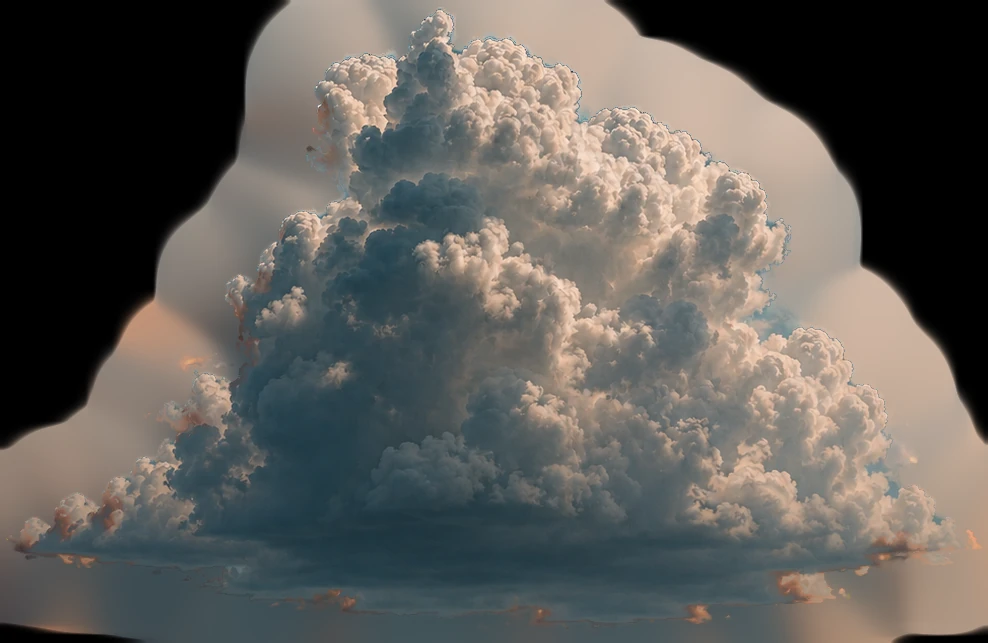
#> input picture assets/clouds.webp, 988 x 643 px
$ python clouds.py ../assets/clouds.webp ../assets/clouds.webp
#> lines starting #> are read from the running program, lines starting #| are printed output that depends on the picture; after the words box and inside, x2 and y2 are one past the last pixel; in counts of white or black regions, pixels touching at a corner belong together
"""Cut the cloud out of a sky photo -> assets/clouds.webp (transparent background).

    python3 tools/clouds.py photo.png assets/clouds.webp

1. Fit a smooth 2D polynomial to the sky (iteratively ignoring the cloud) to know the sky colour
   behind every pixel.
2. Alpha comes from how far each pixel is from that sky colour: a solid core (holes filled, thin
   haze streaks below the base dropped) plus a soft ramp at the edges, so wisps stay wispy.
3. Colour decontamination: F = (P - (1-a) * sky) / a removes the blue sky from the soft edges, and
   hidden pixels under alpha 0 get nearby cloud colours so filtering never pulls in a fringe.

The script also prints the sky colour per photo row: those are the gradient stops in index.html.
Needs: numpy, scipy, opencv-python, pillow.
"""
import sys
import cv2
import numpy as np
from PIL import Image
from scipy import ndimage as ndi

src, dst = sys.argv[1], sys.argv[2]
a = cv2.imread(src)[:, :, ::-1].astype(np.float32)
H, W, _ = a.shape
#> H = 643; W = 988

# 1. smooth sky model
yy, xx = np.mgrid[0:H, 0:W].astype(np.float32)
X, Y = xx / W - .5, yy / H - .5
Bm = np.stack([X**i * Y**j for i in range(5) for j in range(5 - i)], -1)
sky = np.ones((H, W), bool)
sky[int(H * .49):int(H * .91), :int(W * .98)] = False      # first guess: the cloud's box
for _ in range(6):
    m = sky[::3, ::3].ravel()
    A = Bm[::3, ::3].reshape(-1, Bm.shape[-1])[m]
    B = np.zeros_like(a)
    for c in range(3):
        coef, *_ = np.linalg.lstsq(A, a[::3, ::3, c].ravel()[m], rcond=None)
        B[:, :, c] = Bm @ coef
    d = np.sqrt(((a - B) ** 2).sum(-1))
    sky = d < 14
#> this loop made 6 passes
#> pass 1, `d = np.sqrt(((a - B) ** 2).sum(-1))`:
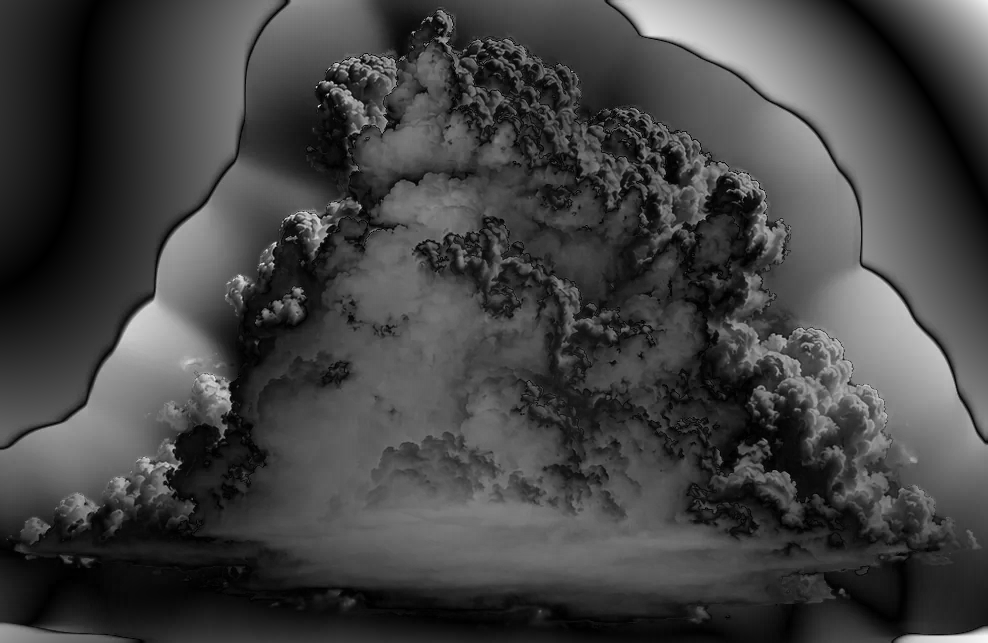
#> d: shape (643, 988) float32; min 0.0487, max 245.4, mean 66.9
#> pass 1, `sky = d < 14`:
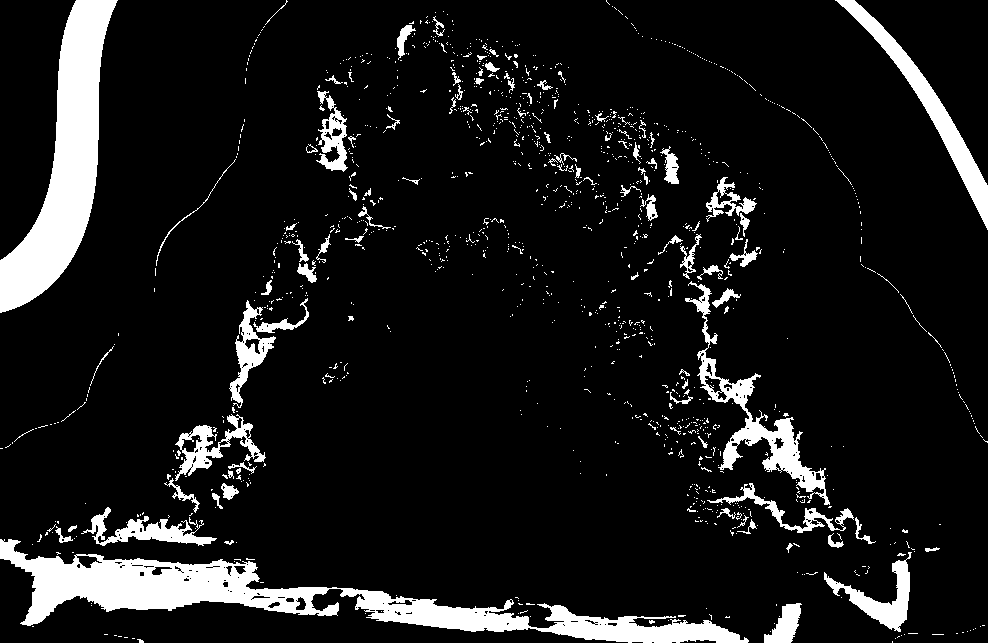
#> sky: shape (643, 988) bool; 10.1% white; 1301 white regions (1195 under 20 px), largest, box (x1, y1, x2, y2) and area: (0, 539, 749, 643) 19887, (0, 0, 118, 313) 14420, (685, 281, 830, 505) 4556
#> after the loop:
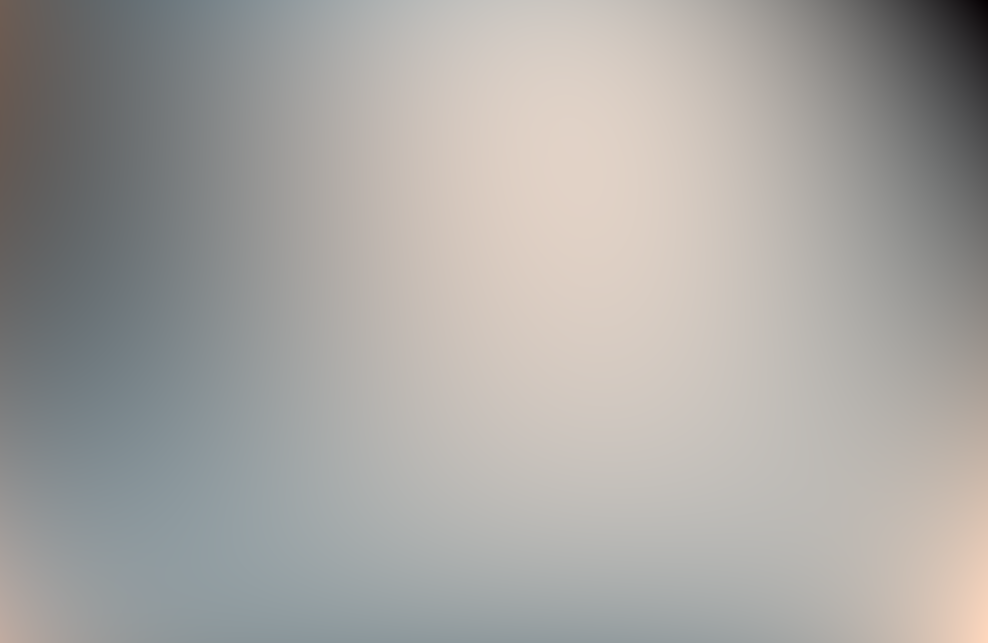
#> B: shape (643, 988, 3) float32; mean R, G, B 95.6, 92.6, 88.2; drawn with min black and max white

# 2. alpha
ell = lambda n: cv2.getStructuringElement(cv2.MORPH_ELLIPSE, (n, n))
core = cv2.morphologyEx((d > 42).astype(np.uint8), cv2.MORPH_CLOSE, ell(7))
#> core: shape (643, 988); values 0 (black) and 1 (white), 67.6% white; 103 black regions, largest, box (x1, y1, x2, y2) and area: (0, 234, 988, 643) 92420, (0, 0, 157, 369) 48598, (656, 176, 888, 565) 24191
core = ndi.binary_fill_holes(core)
#> core: shape (643, 988) bool; 75.9% white; 3 black regions, box (x1, y1, x2, y2) and area: (0, 234, 988, 643) 92420, (0, 0, 157, 369) 48598, (830, 0, 988, 247) 12186
lab, n = ndi.label(core)
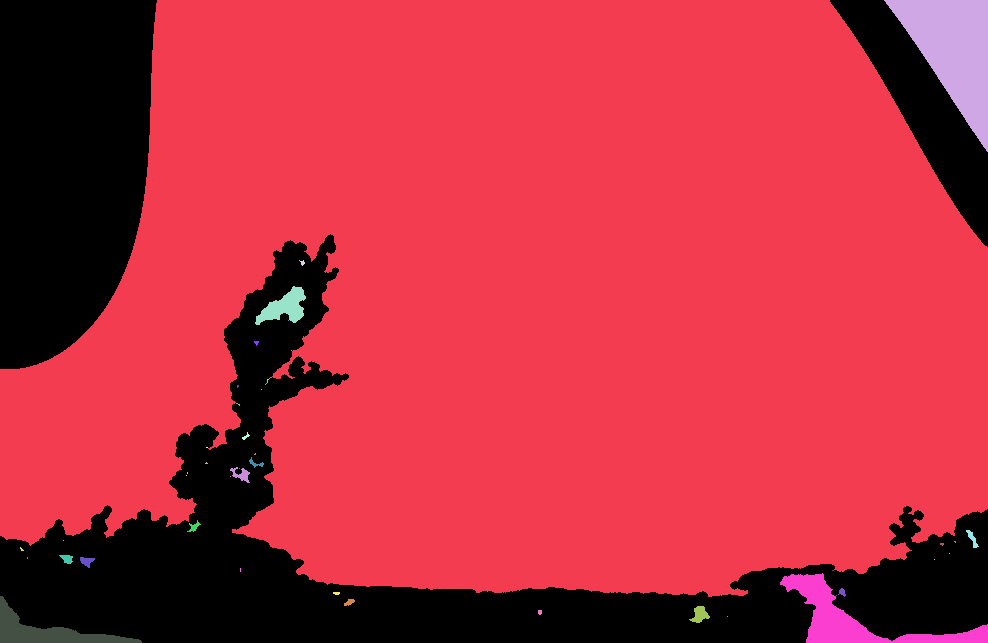
#> lab: shape (643, 988) int32; 51 distinct labels, from 0 to 50; one colour per label, 0 black
#> n = 50
areas = ndi.sum(core, lab, range(1, n + 1))
#> areas = 50 values, max 466190 at index 0, min 1 at index 2, mean 9641.6
keep = np.zeros_like(core)
for i, ar in enumerate(areas, 1):
    if ar > .15 * core.sum():
        keep |= lab == i                                       # the cloud itself, not the streaks
#> this loop made 50 passes
#> ar on passes 1 to 12: 466190, 7843, 1, 17, 983, 1, 16, 1, 2, 1, 5, 1
#> pass 1, `keep |= lab == i`:
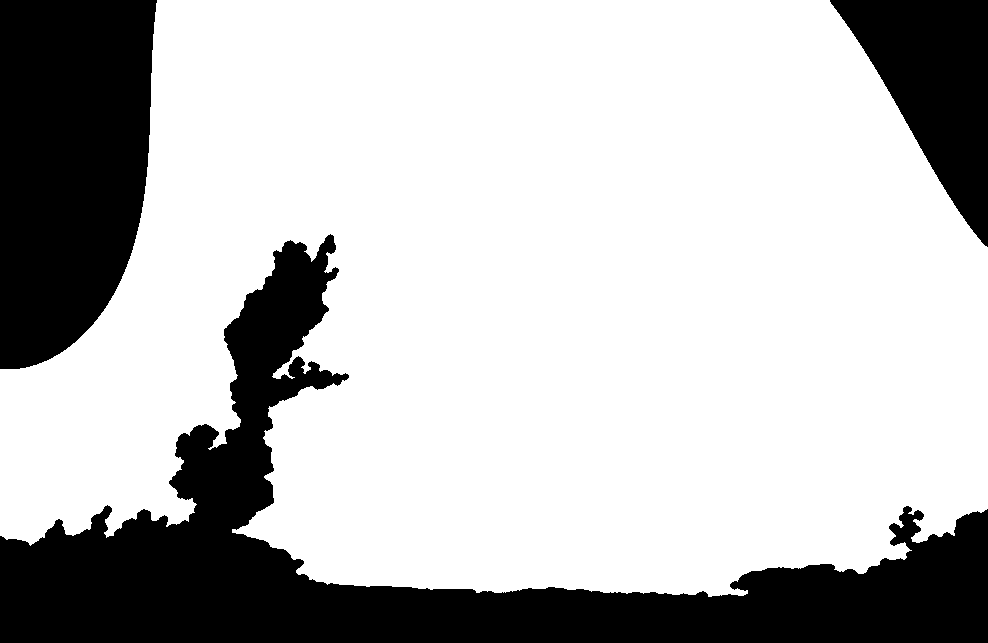
#> keep: shape (643, 988) bool; 73.4% white; 3 black regions, box (x1, y1, x2, y2) and area: (0, 234, 988, 643) 100467, (0, 0, 157, 369) 48598, (830, 0, 988, 247) 20029
core = ndi.binary_fill_holes(cv2.morphologyEx(keep.astype(np.uint8), cv2.MORPH_CLOSE, ell(15)))
#> core: shape (643, 988) bool; 73.8% white; 3 black regions, box (x1, y1, x2, y2) and area: (0, 242, 988, 643) 97750, (0, 0, 157, 369) 48598, (831, 0, 988, 245) 20019
soft = np.clip((d - 12) / (55 - 12), 0, 1)
soft = soft * soft * (3 - 2 * soft)
inner = cv2.GaussianBlur(cv2.erode(core.astype(np.uint8), ell(9)).astype(np.float32), (0, 0), 3)
zone = cv2.GaussianBlur(cv2.dilate(core.astype(np.uint8), ell(21)).astype(np.float32), (0, 0), 5)
al = np.clip(np.maximum(inner, soft) * zone, 0, 1)

# 3. decontaminate edges
aa = np.maximum(al, 1e-3)[..., None]
F = np.clip((a - (1 - aa) * B) / aa, 0, 255)
def spread(img, mask, sigma):
#> called with sigma = 6
    num = cv2.GaussianBlur(img * mask[..., None], (0, 0), sigma)
    den = cv2.GaussianBlur(mask, (0, 0), sigma)[..., None]
#> mask: shape (643, 988) float32; values 0 (black) and 1 (white), 75.9% white; 29 black regions (25 under 20 px), largest, box (x1, y1, x2, y2) and area: (0, 240, 988, 643) 90187, (0, 0, 147, 360) 44558, (837, 0, 988, 235) 18122, (304, 370, 336, 388) 264
    return num / np.maximum(den, 1e-5), den
Fb, den = spread(F, (al > .35).astype(np.float32), 6)
w = np.clip((al - .15) / .35, 0, 1)[..., None]
F = np.where(den > 1e-3, w * F + (1 - w) * Fb, F)
fill, _ = spread(F, (al > .3).astype(np.float32), 18)
#> in spread (call 2), `den = cv2.GaussianBlur(mask, (0, 0), sigma)[..., None]`: mask: shape (643, 988) float32; values 0 (black) and 1 (white), 76.2% white; 25 black regions (20 under 20 px), largest, box (x1, y1, x2, y2) and area: (0, 241, 988, 643) 88965, (0, 0, 146, 359) 44184, (838, 0, 988, 234) 17920, (316, 370, 335, 387) 184, (306, 376, 316, 382) 32
w = np.clip(al / .08, 0, 1)[..., None]
F = np.clip(w * F + (1 - w) * fill, 0, 255)
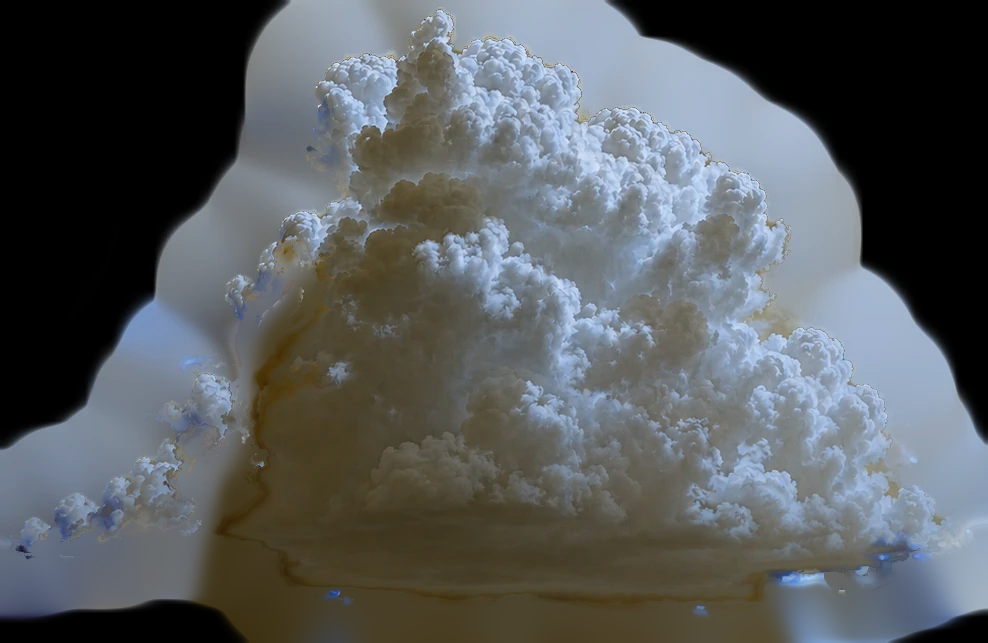
#> F: shape (643, 988, 3) float32; mean of channels 0, 1, 2 92.8, 90.6, 86.6; drawn as B, G, R

# crop to the cloud and save
ys, xs = np.where(al > .01)
pad = 6
y0, x0 = max(0, ys.min() - pad), max(0, xs.min() - pad)
#> y0 = 0; x0 = 0
y1, x1 = min(H, ys.max() + 1 + pad), min(W, xs.max() + 1 + pad)
#> y1 = 624; x1 = 988
rgba = np.dstack([F, al * 255]).astype(np.uint8)[y0:y1, x0:x1]
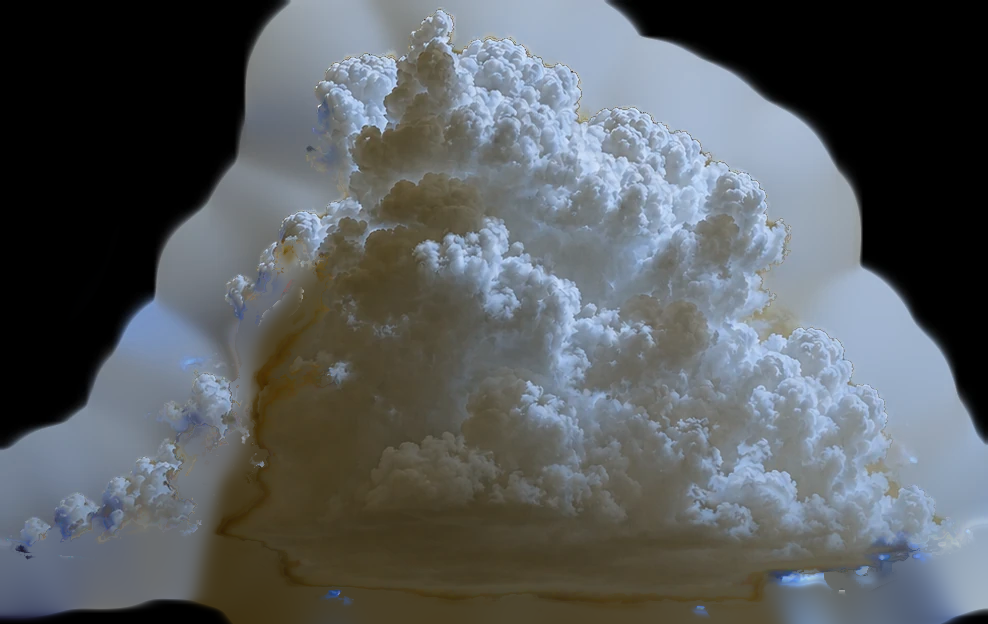
#> rgba: shape (624, 988, 4); mean of channels 0, 1, 2, 3 94.2, 91.7, 87.5, 197; drawn as B, G, R
Image.fromarray(rgba).save(dst, quality=90, method=6, exact=True)
print(f"saved {dst}: {x1 - x0}x{y1 - y0}, first photo row {y0}")
#| saved ../assets/clouds.webp: 988x624, first photo row 0
print("sky colour by photo row (centre column):")
for y in (0, 400, y0, 1050, 1300, 1420, H - 1):
    if y < H:
        print(f"  {y:5d}", tuple(int(v) for v in B[y, W // 2]))
#> this loop made 7 passes
#> y on passes 2 to 7: 400, 0, 1050, 1300, 1420, 642
#|       0 (138, 135, 129)
#|     400 (146, 134, 124)
#|       0 (138, 135, 129)
#|     642 (62, 75, 80)

$ run again, with assets/cloud_small.webp copied over assets/clouds.webp
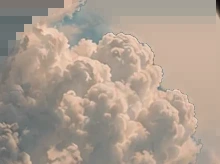
#> input picture assets/cloud_small.webp, 220 x 164 px
#> `lab, n = ndi.label(core)`:
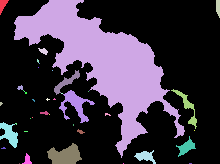
#> lab: shape (164, 220) int32; 43 distinct labels, from 0 to 42; one colour per label, 0 black
#> n = 42
#> areas = 42 values, max 8802 at index 1, min 1 at index 5, mean 262.5
#> the loop `for i, ar in enumerate(areas, 1):` made 42 passes
#> ar on passes 1 to 8: 69, 8802, 60, 40, 6, 1, 1, 1
#> mask: shape (164, 220) float32; values 0 (black) and 1 (white), 28.1% white; 45 white regions (40 under 20 px), largest, box (x1, y1, x2, y2) and area: (9, 0, 185, 159) 9825, (159, 119, 172, 133) 58, (175, 135, 192, 148) 52, (179, 111, 184, 123) 40, (187, 117, 194, 126) 25
#> mask: shape (164, 220) float32; values 0 (black) and 1 (white), 29% white; 35 white regions (30 under 20 px), largest, box (x1, y1, x2, y2) and area: (9, 0, 185, 160) 10047, (156, 119, 175, 136) 112, (175, 135, 192, 149) 65, (179, 111, 184, 123) 41, (187, 115, 196, 126) 40
#> ys = 15283 values from 0 to 163; xs = 15283 values, max 200 at index 14308, min 0 at index 145, mean 102.6
#> y0 = 0
#> y1 = 164; x1 = 207
#> `rgba = np.dstack([F, al * 255]).astype(np.uint8)[y0:y1, x0:x1]`:
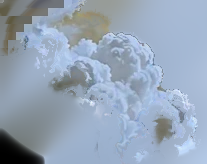
#> rgba: shape (164, 207, 4); mean of channels 0, 1, 2, 3 183.7, 164.9, 149.7, 71.8; drawn as B, G, R
#| saved ../assets/clouds.webp: 207x164, first photo row 0
#> the loop `for y in (0, 400, y0, 1050, 1300, 1420, H - 1):` made 7 passes
#> y on passes 2 to 7: 400, 0, 1050, 1300, 1420, 163
#> (printed output is left out)
